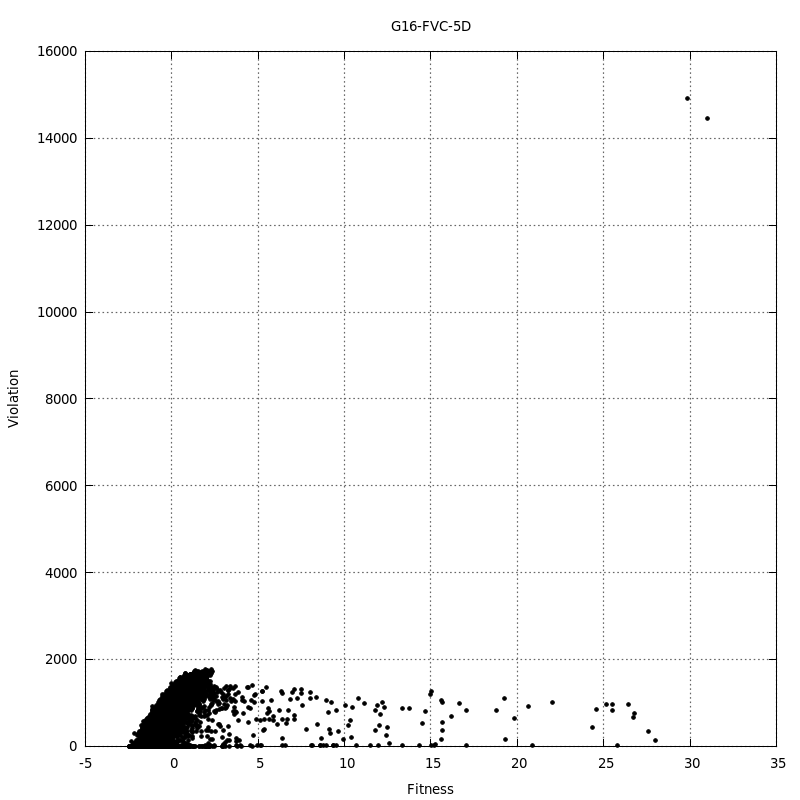

The script that saved this image:
set terminal pngcairo size 800,800 enhanced font 'Verdana,10'
set output "FVC.png"
set title "G16-FVC-5D"
#
set xlabel "Fitness"
set ylabel "Violation"
set grid ytics lt 0 lw 2 lc rgb "#666666"
set grid xtics lt 0 lw 2 lc rgb "#666666"
#
plot "FVC.dat" using 1:2 title '' pt 7 ps 0.6 lt 0
